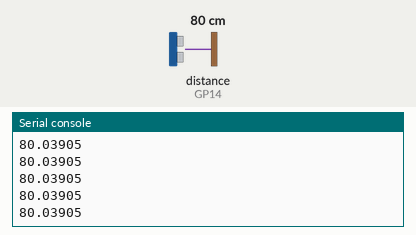
Recording of a program running on a simulated Raspberry Pi Pico running MicroPython. Parts: the last lines printed to the serial console. Inputs (shaded band) come from the test bench; at power-on: distance to the obstacle (sensor on GP14) 80 cm. The echo pulse lasts 58.3 µs per cm.

Above: at 1.2 s.
1.3 s: distance to the obstacle (sensor on GP14) set to 2 cm
At 2.2 s:
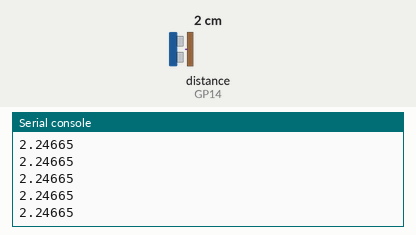
2.8 s: distance to the obstacle (sensor on GP14) set to 4 cm
At 3.4 s:
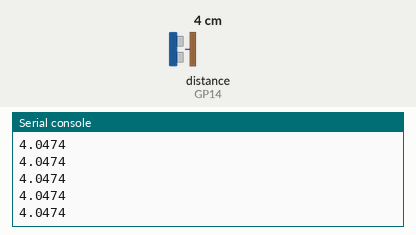
Timing chart, 0 to 5.6 s (numbered marks = the images above; inputs shaded):
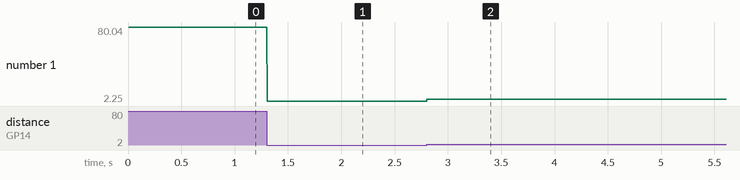

The program:

HC-SR04.py
```python
from machine import Pin
import utime

Trig = Pin( 15, Pin.OUT )
Echo = Pin( 14, Pin.IN )

def get_distance():
  Trig.high()
  utime.sleep_us(2)
  Trig.low()

  while Echo.value() == 0:
    time1 = utime.ticks_us()


  while Echo.value() == 1:
    time2 = utime.ticks_us()

  d_time = time2 - time1

  # Velocidade do som 343.2 m/s ou 0.0343cm/ms
  # Pegamos o tempo de eco, que vale o tempo de ida e tempo de volta
  time = (d_time * 0.0343) / 2

  return time


while True:
  print( get_distance() )
  utime.sleep_us(1000)
```

Measured:
- after the input at 1.3 s, the serial console: prints a new line at once (image 1)
- after the input at 2.8 s, the serial console: prints a new line at once (image 2)
- plotted number 1: 80.04 → 2.25 after the input at 1.3 s, 2.25 → 4.05 after the input at 2.8 s
